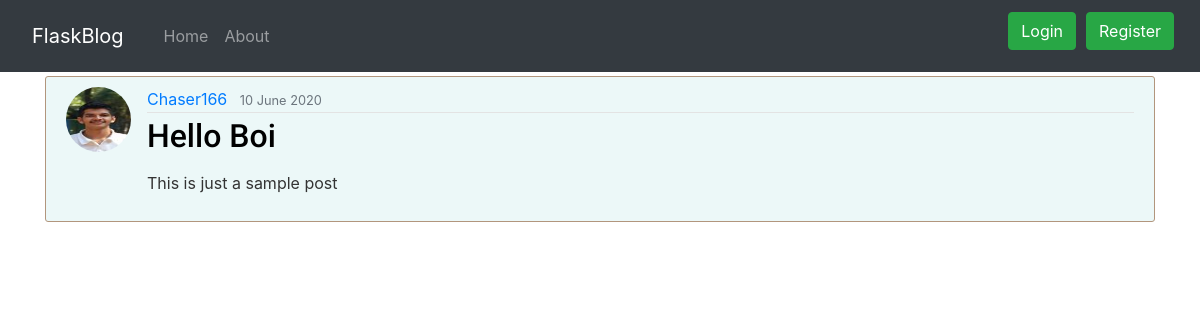
/post/1, run on the app's committed database.
### flaskblog/models.py (models this page shows, shortened)
class User(db.Model, UserMixin):
    id = db.Column(db.Integer, primary_key=True)
    username = db.Column(db.String(20), unique=True, nullable=False)
    email = db.Column(db.String(50), unique=True, nullable=False)
    image_file = db.Column(db.String(20), nullable=True,
                           default='default.jpg')
    password = db.Column(db.String(60), nullable=False)
    posts = db.relationship('Post', backref='author', lazy=True)

class Post(db.Model):
    id = db.Column(db.Integer, primary_key=True)
    title = db.Column(db.String(50), nullable=False)
    date_posted = db.Column(db.DateTime, nullable=False,
                            default=datetime.utcnow)
    content = db.Column(db.Text, nullable=False)
    user_id = db.Column(db.Integer, db.ForeignKey('user.id'), nullable=False)

### flaskblog/posts/routes.py (the view)
@posts.route('/post/<int:post_id>')
def post(post_id):
    post = Post.query.get_or_404(post_id)
    return render_template('post.html', title=post.title, post=post)

### flaskblog/templates/post.html (shortened to what this page needs)
{% extends "layout.html" %}
{% block content %}
<article class="media content-section">
    <img class="rounded-circle article-img" src="{{ url_for('static',filename='images/'+post.author.image_file) }}">
    <div class="media-body">
        <div class="article-metadata">
            <a class="mr-2"
                href="{{ url_for('users.user_posts',username = post.author.username) }}">{{ post.author.username }}</a>
            <small class="text-muted">{{ post.date_posted.strftime('%d %B %Y') }}</small>
        </div>
        <h2 class="article-title">{{ post.title }}</h2>
        <p class="article-content">{{ post.content|safe }}</p>
    </div>
</article>
{% endblock content %}

### flaskblog/static/main.css (style rules this page uses)
body { background: rgb(255, 255, 255); color: #333333; }
h1, h2, h3, h4, h5, h6 { color: #444444; }
.content-section { background: #ECF8F8; padding: 10px 20px; border: 1px solid #B2967D; border-radius: 3px; margin-bottom: 5px; }
.article-title { color: #000000; font-family: 'Roboto', sans-serif; }
.article-content { white-space: pre-line; }
.article-img { height: 65px; width: 65px; margin-right: 16px; }
.article-metadata { padding-bottom: 1px; margin-bottom: 4px; border-bottom: 1px solid #e3e3e3; }

### data on the page
User: image_file (picture), author.username "Chaser166"
Post: date_posted "10 June 2020", title "Hello Boi", content "This is just a sample post"
